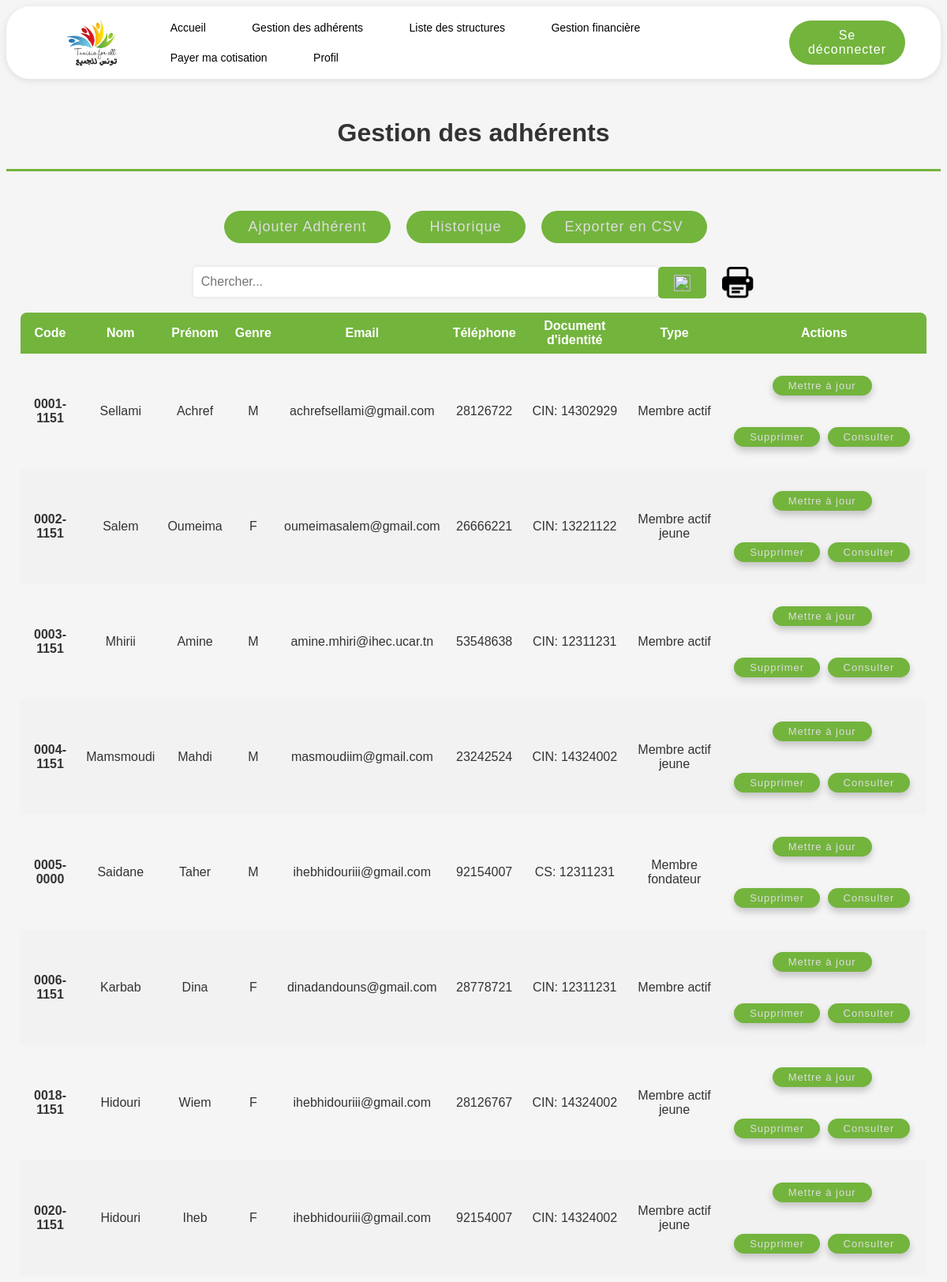
The app's page /gestion_adherent/ (signed in) with its own data.
### base/models.py (models this page shows, shortened)
class Adherent(models.Model):
    user = models.OneToOneField(User, on_delete=models.CASCADE , related_name='adherent')
    code = models.CharField(max_length=8)
    photo_de_profile= models.ImageField(upload_to='img/',null=True, blank=True,default='img/navbar_logo.png')
    structure = models.ForeignKey(Structure, on_delete=models.CASCADE , related_name='adherents', default = 1)
    TYPE_ADHERENT_CHOICES = (
    ('Membre fondateur', 'Membre fondateur'),
    ('Membre actif', 'Membre actif'),
    ('Membre actif jeune', 'Membre actif jeune'),
    ('Soutien', 'Soutien'),
    ('Membre d\'honneur ', 'Membre d\'honneur '),
    )
    type_adhérent = models.CharField(max_length=27, choices=TYPE_ADHERENT_CHOICES)
    RESPONSABILTE_ADHERENT_CHOICES = (
    ('Président', 'Président'),
    ('Viceprésident', 'Vice président'),
    ('Directeur Executif', 'Directeur Executif'),
    ('Trésorier', 'Trésorier'),
    ('Trésorier adjoint ', 'Trésorier adjoint '),
    ('Chef Projet', 'Chef Projet'),
    ('Coordinateur de commission ', 'Coordinateur de commission '),
    ('Membre Simple ', 'Membre Simple '),
    )
    responsabilité_adhérent= models.CharField(max_length=27, choices=RESPONSABILTE_ADHERENT_CHOICES, null=True, blank=True)
    GENRE_CHOICES = (
        ('M', 'M'),
        ('F', 'F'),
    )
    genre = models.CharField(max_length=1, choices=GENRE_CHOICES)
    nom = models.CharField(max_length=50)
    prénom = models.CharField(max_length=50)
    DOCUMENT_IDENTITE_CHOICES = (
        ('CIN', 'Carte d\'identité'),
        ('CS', 'Carte de séjour'),
    )
    type_document_identité = models.CharField(max_length=3, choices=DOCUMENT_IDENTITE_CHOICES,null=True)
    numero_document_identité = models.IntegerField(validators=[
        MinValueValidator(0),
        MaxValueValidator(99999999),
        validate_eight_digits
    ])
    date_émission_de_la_carte = models.DateField(null=True, blank=True)
    nationalité = models.CharField(max_length=50)
    date_de_naissance = models.DateField()
    lieu_de_naissance = models.CharField(max_length=50)
    profession = models.CharField(max_length=50)
    numéro_de_téléphone = models.CharField(max_length=20)
    adresse_email = models.EmailField(max_length=50)
    COMMISSION_CHOICES = (
        ('Enseignement, Sciences et Technologies', 'Enseignement, Sciences et Technologies'),
        ('Développement et emploi', 'Développement et emploi'),
        ('Santé et social', 'Santé et social'),
        ('Culture, tourisme et environnement', 'Culture, tourisme et environnement'),
        ('Autre', 'Autre'),
    )
    commissions = models.CharField(max_length=(50), choices=COMMISSION_CHOICES,null=True,blank=True)
    date_adhésion = models.DateField(blank=True, null=True)
    date_depart = models.DateField(null=True, blank=True)
    motif_depart = models.CharField(max_length=50, null=True, blank=True)
    cotisation_annuelle = models.CharField(max_length=50, default='non payée')
    dernière_date_de_payement = models.DateField(null=True, blank=True)
    exclude_fields = ['date_adhesion', 'date_naissance']

### base/views.py (the view, shortened to what this page needs)
# urls.py: path('gestion_adherent/' , views.gestion_adherent , name="gestion_adherent"),
def gestion_adherent(request):
    search_query = request.GET.get('search', '')
    if request.user.adherent.structure.code_structure == 'BN-1169':
        adherents = Adherent.objects.all()
    else:
        adherents = Adherent.objects.filter(structure=request.user.adherent.structure)
    context = {'adherents': adherents}
    return render(request, 'base/gestion_adherent.html', context)

### base/templates/base/gestion_adherent.html (shortened to what this page needs)
{% extends 'main.html' %}
{% load static %}
{% block content %}
<div>
  <h2>Gestion des adhérents</h2>
  <hr class="hradherent">
</div>
<div class="features">
  <button class="adherent-button"><a href="{% url 'create-adherent'  %}">Ajouter Adhérent</a></button>
  <button class="adherent-button"><a href="{% url 'adherent_history' %}">Historique</a></button>
  <button id="export-button" class="adherent-button"><a href="{% url 'export-adherents-csv' %}">Exporter en CSV</a></button>
</div>
<div class="page-content">
  <form id="search-form" class="search-container" action="{% url 'gestion_adherent' %}">
    <input type="text" class="textbox" id="search-input" name="search" placeholder="Chercher...">
    <button type="submit" class="adherent-button"><i><img src="{% static 'img/search.png' %}"></i></button>
    <img class="print" src="{% static 'img/print.png' %}" height="40px" width="40px" onclick="printTable()">
  </form>
  <div class="adherent-table">
    <table>
      <thead>
        <tr>
          <th>Code</th>
          <th>Nom</th>
          <th>Prénom</th>
          <th>Genre</th>
          <th>Email</th>
          <th>Téléphone</th>
          <th>Document d'identité</th>
          <th>Type</th>
          <th>Actions</th>
        </tr>
      </thead>
      <tbody>
        {% for adherent in adherents %}
        <tr>
          <td><strong>{{ adherent.code }}</strong></td>
          <td>{{ adherent.nom }}</td>
          <td>{{ adherent.prénom }}</td>
          <td>{{ adherent.genre }}</td>
          <td>{{ adherent.adresse_email }}</td>
          <td>{{ adherent.numéro_de_téléphone }}</td>
          <td>{{ adherent.type_document_identité }}: {{ adherent.numero_document_identité }}</td>
          <td>{{ adherent.type_adhérent }}</td>
          <td>
            <button class="adherent-button"><a href="{% url 'update-adherent' adherent.id %}">Mettre à jour</a></button>
            <button class="adherent-button"><a href="{% url 'delete-adherent' adherent.id %}">Supprimer</a></button>
            <button class="adherent-button"><a href="{% url 'consult_adherent' adherent.id %}">Consulter</a></button>
          </td>
        </tr>
        {% endfor %}
      </tbody>
    </table>
  </div>
</div>
{% endblock %}

### static/css/style.css (style rules this page uses)
body { font-family: Arial, sans-serif; background-color: #F5F5F5; color: #333333; }
h2 { text-align: center; font-size: 32px; margin-top: 50px; }
button a { text-decoration: none; }
hr { border: none; margin-bottom: 50px; }
.hradherent { border-top: 3px solid #73B43D; }
.features { display: flex; justify-content: center; margin-bottom: 30px; }
.features button { color: #fff; border: none; border-radius: 50px; padding: 10px 30px; font-size: 18px; cursor: pointer; transition: background-color 0.2s ease; letter-spacing: 1px; margin-right: 20px; }
.adherent-button { background-color: #73B43D; }
.search-container { display: flex; justify-content: center; width: 60%; margin: 0 auto; margin-top: 20px; }
.textbox { flex: 1; padding: 10px; border: none; border-radius: 5px; font-size: 16px; background-color: #fff; color: #444; box-shadow: 0px 0px 5px rgba(0, 0, 0, 0.1); margin-bottom: 20px; }
.features button[type="submit"] img, .search-container button[type="submit"] img { height: 21px; width: 21px; }
.search-container button[type="submit"] { color: #fff; border: none; height: 40px; border-radius: 5px; padding: 10px 20px; font-size: 18px; cursor: pointer; transition: background-color 0.2s ease; letter-spacing: 1px; margin-right:10px; }
.print { margin-left:10px; cursor:pointer; height: 40px; width: 40px; }
.structure-table table, .adherent-table table, .structure-history table, .adherent-history table, .finance-table table { border-collapse: collapse; margin-top:auto; margin-right:auto; margin-left:auto; margin-right:auto; width: 97%; }
.features a, .structure-table a, .adherent-table a, .finance-table a { color:#ddd; }
.structure-table button, .adherent-table button, .finance-table button { color: #fff; border: none; border-radius: 50px; padding: 5px 20px; font-size: 13px; cursor: pointer; transition: background-color 0.2s ease; letter-spacing: 1px; margin-top: 20px; margin-right: 5px; margin-bottom: 20px; font-family: 'Montserrat', sans-serif; box-shadow: 0px 5px 10px rgba(0,0,0,0.2); }
.structure-table table th:first-child, .adherent-table table th:first-child, .structure-history table th:first-child, .adherent-history table th:first-child, .finance-table table th:first-child { border-radius : 8px 0 0 0; }
.structure-table table th:last-child, .adherent-table table th:last-child, .structure-history table th:last-child, .adherent-history table th:last-child, .finance-table table th:last-child { border-radius : 0 8px 0 0; }
.structure-table th, .structure-table td, .adherent-table th, .adherent-table td, .finance-table th, .finance-table td, .structure-history th, .structure-history td, .adherent-history th, .adherent-history td { text-align: center; padding: 8px; }
.adherent-table th, .adherent-history th { background-color: #73B43D; color: #fff; }
.structure-table tr:nth-child(even), .adherent-table tr:nth-child(even), .finance-table tr:nth-child(even), .structure-history tr:nth-child(even), .adherent-history tr:nth-child(even) { background-color: #f2f2f2; }
form input[type="text"], form input[type="email"], form input[type="password"], form input[type="tel"], form input[type="date"], form input[type="number"], form textarea, form select { width: 100%; padding: 10px; margin-bottom: 20px; border: none; border-radius: 5px; font-size: 16px; background-color: #fff; color: #444; box-shadow: 0px 0px 5px rgba(0,0,0,0.1); }

### records on screen
Adherent: code "0001-1151", nom "Sellami", prénom "Achref", genre "M", adresse_email "achrefsellami@gmail.com", numéro_de_téléphone "28126722", type_document_identité "CIN", numero_document_identité "14302929", type_adhérent "Membre actif"
Adherent: code "0002-1151", nom "Salem", prénom "Oumeima", genre "F", adresse_email "oumeimasalem@gmail.com", numéro_de_téléphone "26666221", type_document_identité "CIN", numero_document_identité "13221122", type_adhérent "Membre actif jeune"
Adherent: code "0003-1151", nom "Mhirii", prénom "Amine", genre "M", adresse_email "amine.mhiri@ihec.ucar.tn", numéro_de_téléphone "53548638", type_document_identité "CIN", numero_document_identité "12311231", type_adhérent "Membre actif"
Adherent: code "0004-1151", nom "Mamsmoudi", prénom "Mahdi", genre "M", adresse_email "masmoudiim@gmail.com", numéro_de_téléphone "23242524", type_document_identité "CIN", numero_document_identité "14324002", type_adhérent "Membre actif jeune"
Adherent: code "0005-0000", nom "Saidane", prénom "Taher", genre "M", adresse_email "ihebhidouriii@gmail.com", numéro_de_téléphone "92154007", type_document_identité "CS", numero_document_identité "12311231", type_adhérent "Membre fondateur"
Adherent: code "0006-1151", nom "Karbab", prénom "Dina", genre "F", adresse_email "dinadandouns@gmail.com", numéro_de_téléphone "28778721", type_document_identité "CIN", numero_document_identité "12311231", type_adhérent "Membre actif"
Adherent: code "0018-1151", nom "Hidouri", prénom "Wiem", genre "F", adresse_email "ihebhidouriii@gmail.com", numéro_de_téléphone "28126767", type_document_identité "CIN", numero_document_identité "14324002", type_adhérent "Membre actif jeune"
Adherent: code "0020-1151", nom "Hidouri", prénom "Iheb", genre "F", adresse_email "ihebhidouriii@gmail.com", numéro_de_téléphone "92154007", type_document_identité "CIN", numero_document_identité "14324002", type_adhérent "Membre actif jeune"
